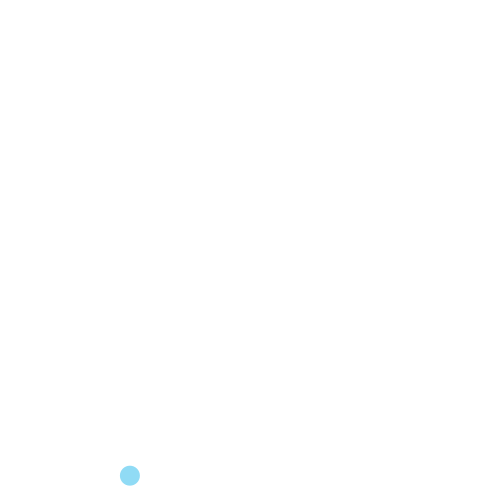
Frame 1 (no input)
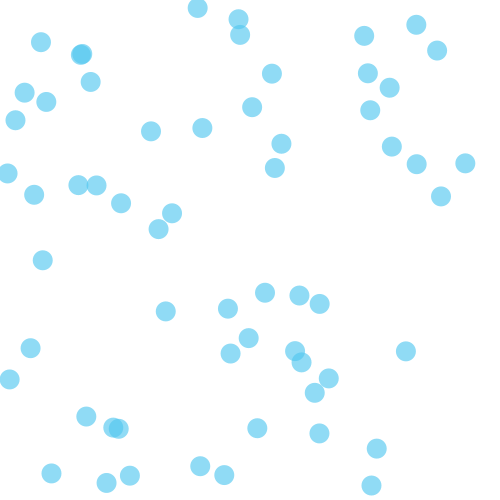
Frame 60 (the mouse pressed at the canvas centre just before this capture)
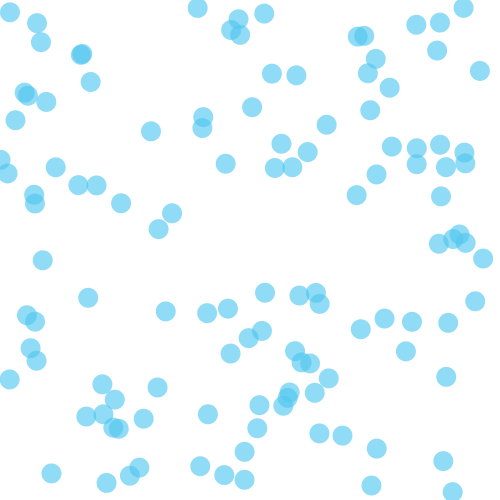
Frame 120 (the mouse held since frame 60 and released just before this capture)

The Processing sketch that drew these frames (run headless with seeded random() and noise(); from frame 60 on, the mouse is pressed at the canvas centre):

// Processing sketch: processing_152972
// ── processing_152972.pde

  int x = 10;
  int framerate = 1;
  float alph = random(255);
  void setup(){
  size(500,500);
  background(255);
  smooth();
  }
  void draw(){
  frameRate(framerate++);
  float randomx = random(width);
  float randomy = random(height);
  noStroke();
  strokeWeight(0);
  fill(82,199,240,alph);
  ellipse(randomx,randomy,20,20);
  fill(255);
  text("mizutama",250,250);
  textSize(30);
  }
  


  
